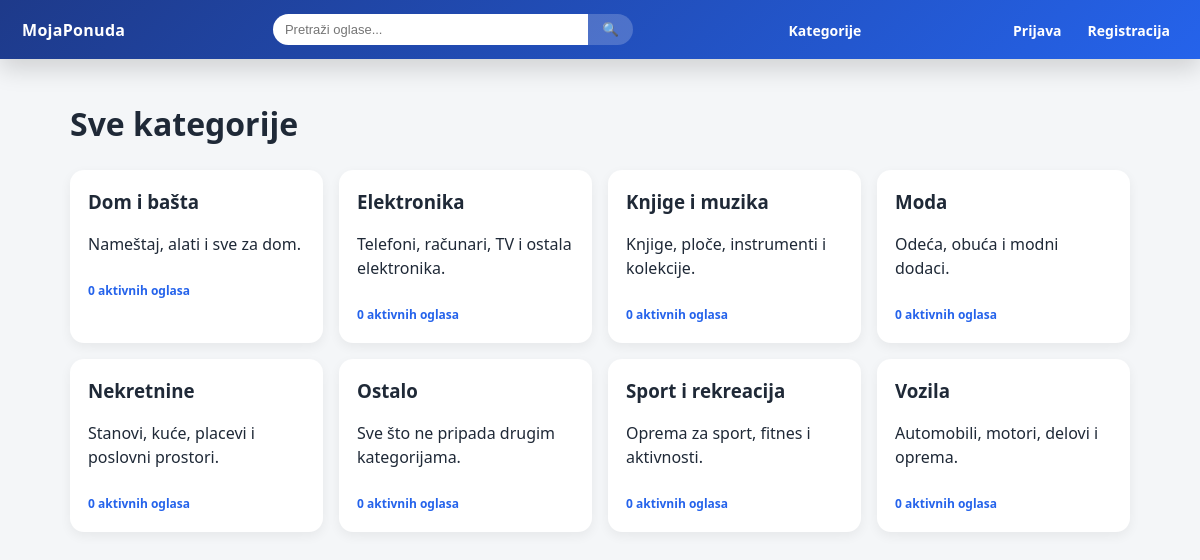
The page /categories on the database its author committed.
### tables this page shows
CREATE TABLE IF NOT EXISTS categories (
    category_id INT AUTO_INCREMENT PRIMARY KEY,
    name        VARCHAR(100) NOT NULL UNIQUE,
    description VARCHAR(1000) NOT NULL,
    created_at  TIMESTAMP NOT NULL DEFAULT CURRENT_TIMESTAMP
);

### App/Http/Request.php (called while the page is built, shortened)
<?php
class Request{
    public function server(string $key, mixed $default = null): mixed{
        return $this->server[$key] ?? $default;
    }
}

### App/Controllers/CatalogController.php (called while the page is built, shortened)
<?php
class CatalogController
{
    public function categories(): void
    {
        $categories = $this->categoryService->getAllWithCounts();
        include VIEW_PATH . 'categories.php';
    }
}

### public/index.php (called while the page is built, shortened)
<?php
require_once __DIR__.'/../App/Support/helpers.php';
$router = new Router();
$router->routing();

### App/Services/CategoryService.php (called while the page is built, shortened)
<?php
class CategoryService{
    public function getAllWithCounts(): array{
        $stmt = $this->pdo->query(
            "SELECT c.category_id, c.name, c.description,
                    (SELECT COUNT(*) FROM listings l
                     WHERE l.category_id = c.category_id
                       AND l.is_deleted = 0 AND l.status = 'active') AS listing_count
             FROM categories c
             ORDER BY c.name ASC"
        );
        return $stmt->fetchAll();
    }
}

### App/Support/helpers.php (called while the page is built, shortened)
<?php
if (!function_exists('e')) {
    function e(mixed $value): string
    {
        return htmlspecialchars((string)($value ?? ''), ENT_QUOTES, 'UTF-8');
    }
}

### App/Views/categories.php (the view, shortened to what this page needs)
<!DOCTYPE html>
<html lang="sr">
<head>
    <link rel="stylesheet" href="/css/style.css">
    <link rel="stylesheet" href="/css/catalog.css">
</head>
<body>
<?php require __DIR__ . '/partials/navbar.php'; ?>
<div class="container">
    <h1 class="section-title">Sve kategorije</h1>
    <div class="category-grid">
        <?php foreach ($categories as $cat): ?>
            <a class="category-card" href="/category/<?= (int)$cat['category_id'] ?>">
                <h3><?= e($cat['name']) ?></h3>
                <p class="muted"><?= e($cat['description']) ?></p>
                <span class="category-count"><?= (int)$cat['listing_count'] ?> aktivnih oglasa</span>
            </a>
        <?php endforeach; ?>
    </div>
</div>
</body>
</html>

### App/Router/Router.php (shortened to what this page needs)
<?php
class Router{
    public function routing(){
        $db = new Database();
        $pdo = $db->databaseConnection();
        $request = Request::capture();
        $session = new Session();
        $userService         = new UserService($pdo);
        $categoryService     = new CategoryService($pdo);
        $listingService      = new ListingService($pdo);
        $reviewService       = new ReviewService($pdo);
        $catalogController      = new CatalogController($request, $session, $listingService, $categoryService, $userService, $reviewService);
        $uri = parse_url((string)$request->server('REQUEST_URI'), PHP_URL_PATH);
        $method = $request->server('REQUEST_METHOD');
        switch($uri){
            case '/categories':
                if($method === 'GET'){
                    $catalogController->categories();
                    return;
                }
                break;
        }
    }
}

### App/Views/partials/navbar.php (shortened to what this page needs)
<?php
    $navUserId = $_SESSION['user_id'] ?? null;
?>
<nav class="navbar">
    <div class="nav-left">
        <a href="/" class="no-underline brand">MojaPonuda</a>
    </div>
    <form class="nav-search" action="/search" method="GET" role="search">
        <input type="text" name="q" placeholder="Pretraži oglase..." value="<?= htmlspecialchars($_GET['q'] ?? '', ENT_QUOTES, 'UTF-8') ?>">
        <button type="submit" aria-label="Pretraga">🔍</button>
    </form>
    <div class="nav-center">
        <div class="navbar-link">
            <a href="/categories" class="no-underline">Kategorije</a>
        </div>
    </div>
    <div class="nav-right">
        <?php if (empty($navUserId)): ?>
            <div class="navbar-link"><a href="/login/identifier" class="no-underline">Prijava</a></div>
            <div class="navbar-link"><a href="/register" class="no-underline">Registracija</a></div>
        <?php endif; ?>
    </div>
</nav>

### public/css/style.css (style rules this page uses)
* { box-sizing: border-box; }
:root { --primary: #2563eb; --primary-dark: #1e3a8a; --bg: #f4f6f8; --card: #ffffff; --text: #1f2937; --muted: #6b7280; --border: rgba(0,0,0,0.08); --shadow: 0 6px 18px rgba(0,0,0,0.06); }
body { margin: 0; font-family: system-ui, -apple-system, Segoe UI, Roboto, Arial, sans-serif; background: var(--bg); color: var(--text); line-height: 1.5; }
.container { max-width: 1100px; margin: 0 auto; padding: 20px; }
.navbar { display: flex; justify-content: space-between; align-items: center; padding: 14px 22px; background: linear-gradient(135deg, var(--primary-dark), var(--primary)); color: white; box-shadow: 0 10px 25px rgba(0,0,0,0.15); position: sticky; top: 0; z-index: 1000; }
.nav-center, .nav-right { display: flex; align-items: center; gap: 10px; }
.navbar-link { padding: 0 8px; }
a { color: inherit; text-decoration: none; }
.no-underline { font-weight: 600; font-size: 14px; transition: 0.2s ease; }
.brand { font-size: 16px; font-weight: 800; letter-spacing: 0.3px; }
button, .btn-primary, .btn-secondary { cursor: pointer; transition: 0.2s ease; border: none; font-weight: 600; }
.nav-search { display: flex; flex: 1; max-width: 360px; margin: 0 12px; }
.nav-search input { flex: 1; padding: 8px 12px; border: none; border-radius: 999px 0 0 999px; font-size: 13px; outline: none; }
.nav-search button { padding: 8px 14px; border: none; border-radius: 0 999px 999px 0; background: rgba(255,255,255,0.2); color: #fff; }

### public/css/catalog.css (style rules this page uses)
.category-grid { display: grid; grid-template-columns: repeat(auto-fill, minmax(240px, 1fr)); gap: 16px; }
.category-card { background: #fff; border-radius: 14px; padding: 18px; box-shadow: 0 4px 12px rgba(0,0,0,0.06); color: inherit; transition: transform .15s ease, box-shadow .15s ease; }
.category-card h3 { margin: 0 0 6px; }
.category-count { display: inline-block; margin-top: 10px; font-size: 12px; font-weight: 700; color: #2563eb; }

### rows shown on the page
categories: name "Dom i bašta", description "Nameštaj, alati i sve za dom.", listing_count "0"
categories: name "Elektronika", description "Telefoni, računari, TV i ostala elektronika.", listing_count "0"
categories: name "Knjige i muzika", description "Knjige, ploče, instrumenti i kolekcije.", listing_count "0"
categories: name "Moda", description "Odeća, obuća i modni dodaci.", listing_count "0"
categories: name "Nekretnine", description "Stanovi, kuće, placevi i poslovni prostori.", listing_count "0"
categories: name "Ostalo", description "Sve što ne pripada drugim kategorijama.", listing_count "0"
categories: name "Sport i rekreacija", description "Oprema za sport, fitnes i aktivnosti.", listing_count "0"
categories: name "Vozila", description "Automobili, motori, delovi i oprema.", listing_count "0"
